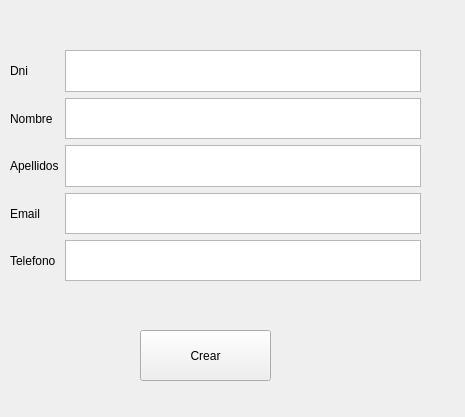
<?xml version="1.0" encoding="UTF-8"?>
<ui version="4.0">
 <class>Form</class>
 <widget class="QWidget" name="Form">
  <property name="geometry">
   <rect>
    <x>0</x>
    <y>0</y>
    <width>465</width>
    <height>417</height>
   </rect>
  </property>
  <property name="windowTitle">
   <string>Form</string>
  </property>
  <widget class="QWidget" name="gridLayoutWidget">
   <property name="geometry">
    <rect>
     <x>10</x>
     <y>50</y>
     <width>411</width>
     <height>231</height>
    </rect>
   </property>
   <layout class="QGridLayout" name="gridLayout" rowstretch="0,0,0,0,0">
    <item row="0" column="1">
     <widget class="QTextEdit" name="textEditDni"/>
    </item>
    <item row="3" column="0">
     <widget class="QLabel" name="label_4">
      <property name="text">
       <string>Email</string>
      </property>
     </widget>
    </item>
    <item row="1" column="0">
     <widget class="QLabel" name="label_2">
      <property name="text">
       <string>Nombre</string>
      </property>
     </widget>
    </item>
    <item row="4" column="0">
     <widget class="QLabel" name="label_6">
      <property name="text">
       <string>Telefono</string>
      </property>
     </widget>
    </item>
    <item row="4" column="1">
     <widget class="QTextEdit" name="textEditTelefono"/>
    </item>
    <item row="0" column="0">
     <widget class="QLabel" name="label">
      <property name="text">
       <string>Dni</string>
      </property>
     </widget>
    </item>
    <item row="2" column="1">
     <widget class="QTextEdit" name="textEditApellidos"/>
    </item>
    <item row="2" column="0">
     <widget class="QLabel" name="label_3">
      <property name="text">
       <string>Apellidos</string>
      </property>
     </widget>
    </item>
    <item row="1" column="1">
     <widget class="QTextEdit" name="textEditNombre"/>
    </item>
    <item row="3" column="1">
     <widget class="QTextEdit" name="textEditEmail"/>
    </item>
   </layout>
  </widget>
  <widget class="QPushButton" name="pushButtonCrear">
   <property name="geometry">
    <rect>
     <x>140</x>
     <y>330</y>
     <width>131</width>
     <height>51</height>
    </rect>
   </property>
   <property name="text">
    <string>Crear</string>
   </property>
  </widget>
 </widget>
 <resources/>
 <connections/>
</ui>
